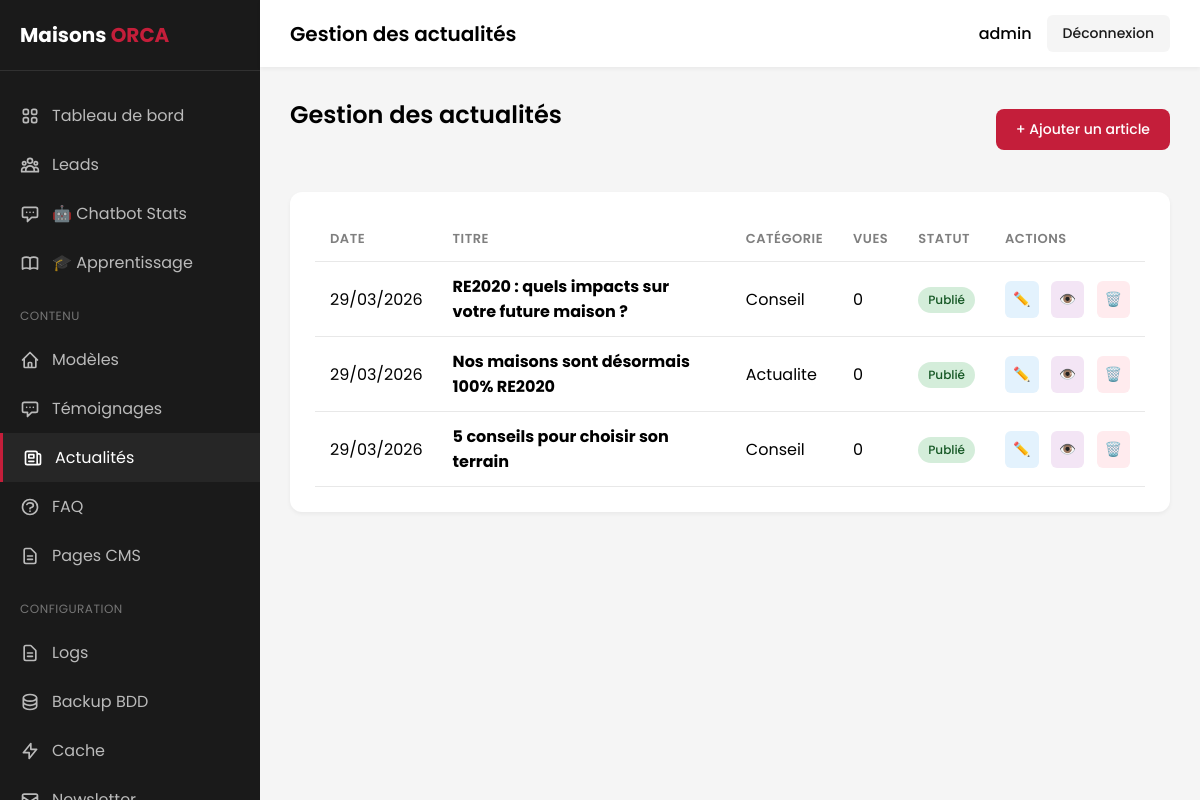
The page /admin/actualites.php (signed in) on the database its author committed.
### tables this page shows
CREATE TABLE actualites (
    id INT PRIMARY KEY AUTO_INCREMENT,
    titre VARCHAR(255) NOT NULL,
    slug VARCHAR(255) NOT NULL UNIQUE,
    extrait TEXT,
    contenu LONGTEXT,
    image VARCHAR(255),
    categorie ENUM('actualite', 'conseil', 'temoignage', 'promo') DEFAULT 'actualite',
    is_active BOOLEAN DEFAULT TRUE,
    is_featured BOOLEAN DEFAULT FALSE,
    nb_vues INT DEFAULT 0,
    published_at DATETIME,
    created_at TIMESTAMP DEFAULT CURRENT_TIMESTAMP,
    updated_at TIMESTAMP DEFAULT CURRENT_TIMESTAMP ON UPDATE CURRENT_TIMESTAMP
);

### admin/actualites.php (the view, shortened to what this page needs)
<?php
require_once '../includes/config.php';
$page_title = 'Gestion des actualités';
$actualites = $pdo->query("SELECT * FROM actualites ORDER BY created_at DESC")->fetchAll();
include 'includes/admin-header.php';
?>
<div class="admin-content">
    <div style="display: flex; justify-content: space-between; align-items: center; margin-bottom: 30px;">
        <h1 class="admin-title">Gestion des actualités</h1>
        <a href="actualite-edit.php" class="btn btn-primary">+ Ajouter un article</a>
    </div>
    <div class="admin-section">
        <table class="admin-table">
            <thead>
                <tr>
                    <th>Date</th>
                    <th>Titre</th>
                    <th>Catégorie</th>
                    <th>Vues</th>
                    <th>Statut</th>
                    <th>Actions</th>
                </tr>
            </thead>
            <tbody>
                <?php foreach ($actualites as $actu): ?>
                <tr>
                    <td><?php echo date('d/m/Y', strtotime($actu['created_at'])); ?></td>
                    <td><strong><?php echo htmlspecialchars($actu['titre']); ?></strong></td>
                    <td><?php echo ucfirst($actu['categorie']); ?></td>
                    <td><?php echo $actu['nb_vues']; ?></td>
                    <td>
                        <?php if ($actu['is_active']): ?>
                        <span class="badge badge-success">Publié</span>
                        <?php else: ?>
                        <span class="badge badge-error">Brouillon</span>
                        <?php endif; ?>
                    </td>
                    <td class="actions-cell">
                        <a href="actualite-edit.php?id=<?php echo $actu['id']; ?>" class="btn-icon" title="Modifier" style="background: #e3f2fd; color: #1976d2;">✏️</a>
                        <a href="../actualite.php?slug=<?php echo $actu['slug']; ?>" target="_blank" class="btn-icon" title="Voir" style="background: #f3e5f5; color: #7b1fa2;">👁️</a>
                        <a href="actualite-delete.php?id=<?php echo $actu['id']; ?>" class="btn-icon" title="Supprimer" style="background: #ffebee; color: #c62828;" onclick="return confirm('Êtes-vous sûr de vouloir supprimer cet article ? Cette action est irréversible.');">🗑️</a>
                    </td>
                </tr>
                <?php endforeach; ?>
            </tbody>
        </table>
    </div>
</div>
<?php include 'includes/admin-footer.php'; ?>

### admin/includes/admin-header.php (shortened to what this page needs)
<?php
$current_page = basename($_SERVER['PHP_SELF'], '.php');
?>
<!DOCTYPE html>
<html lang="fr">
<head>
</head>
<body>
    <div class="admin-wrapper">
        <aside class="admin-sidebar">
            <div class="admin-logo">
                <a href="dashboard.php">Maisons <span>ORCA</span></a>
            </div>
            <nav class="admin-nav">
                <ul>
                    <li><a href="dashboard.php" class="<?php echo $current_page == 'dashboard' ? 'active' : ''; ?>">
                        Tableau de bord
                    </a></li>
                    <li><a href="leads.php" class="<?php echo $current_page == 'leads' || $current_page == 'lead-view' ? 'active' : ''; ?>">
                        Leads
                    </a></li>
                    <li><a href="chatbot.php" class="<?php echo $current_page == 'chatbot' || $current_page == 'chatbot-view' ? 'active' : ''; ?>">
                        <svg fill="none" stroke="currentColor" viewBox="0 0 24 24"><path stroke-linecap="round" stroke-linejoin="round" stroke-width="2" d="M8 10h.01M12 10h.01M16 10h.01M9 16H5a2 2 0 01-2-2V6a2 2 0 012-2h14a2 2 0 012 2v8a2 2 0 01-2 2h-5l-5 5v-5z"/></svg>
                        🤖 Chatbot Stats
                    </a></li>
                    <li><a href="chatbot-intentions.php" class="<?php echo $current_page == 'chatbot-intentions' ? 'active' : ''; ?>">
                        🎓 Apprentissage
                    </a></li>
                    <li class="admin-nav-section">Contenu</li>
                    <li><a href="modeles.php" class="<?php echo $current_page == 'modeles' ? 'active' : ''; ?>">
                        <svg fill="none" stroke="currentColor" viewBox="0 0 24 24"><path stroke-linecap="round" stroke-linejoin="round" stroke-width="2" d="M3 12l2-2m0 0l7-7 7 7M5 10v10a1 1 0 001 1h3m10-11l2 2m-2-2v10a1 1 0 01-1 1h-3m-6 0a1 1 0 001-1v-4a1 1 0 011-1h2a1 1 0 011 1v4a1 1 0 001 1m-6 0h6"/></svg>
                        Modèles
                    </a></li>
                    <li><a href="temoignages.php" class="<?php echo $current_page == 'temoignages' ? 'active' : ''; ?>">
                        <svg fill="none" stroke="currentColor" viewBox="0 0 24 24"><path stroke-linecap="round" stroke-linejoin="round" stroke-width="2" d="M8 10h.01M12 10h.01M16 10h.01M9 16H5a2 2 0 01-2-2V6a2 2 0 012-2h14a2 2 0 012 2v8a2 2 0 01-2 2h-5l-5 5v-5z"/></svg>
                        Témoignages
                    </a></li>
                    <li><a href="actualites.php" class="<?php echo $current_page == 'actualites' ? 'active' : ''; ?>">
                        <svg fill="none" stroke="currentColor" viewBox="0 0 24 24"><path stroke-linecap="round" stroke-linejoin="round" stroke-width="2" d="M19 20H5a2 2 0 01-2-2V6a2 2 0 012-2h10a2 2 0 012 2v1m2 13a2 2 0 01-2-2V7m2 13a2 2 0 002-2V9a2 2 0 00-2-2h-2m-4-3H9M7 16h6M7 8h6v4H7V8z"/></svg>
                        Actualités
                    </a></li>
                    <li><a href="faq.php" class="<?php echo $current_page == 'faq' ? 'active' : ''; ?>">
                        <svg fill="none" stroke="currentColor" viewBox="0 0 24 24"><path stroke-linecap="round" stroke-linejoin="round" stroke-width="2" d="M8.228 9c.549-1.165 2.03-2 3.772-2 2.21 0 4 1.343 4 3 0 1.4-1.278 2.575-3.006 2.907-.542.104-.994.54-.994 1.093m0 3h.01M21 12a9 9 0 11-18 0 9 9 0 0118 0z"/></svg>
                        FAQ
                    </a></li>
                    <li><a href="pages.php" class="<?php echo $current_page == 'pages' || $current_page == 'page-edit' ? 'active' : ''; ?>">
                        <svg fill="none" stroke="currentColor" viewBox="0 0 24 24"><path stroke-linecap="round" stroke-linejoin="round" stroke-width="2" d="M9 12h6m-6 4h6m2 5H7a2 2 0 01-2-2V5a2 2 0 012-2h5.586a1 1 0 01.707.293l5.414 5.414a1 1 0 01.293.707V19a2 2 0 01-2 2z"/></svg>
                        Pages CMS
                    </a></li>
                    <li class="admin-nav-section">Configuration</li>
                    <li><a href="logs.php" class="<?php echo $current_page == 'logs' ? 'active' : ''; ?>">
                        <svg fill="none" stroke="currentColor" viewBox="0 0 24 24"><path stroke-linecap="round" stroke-linejoin="round" stroke-width="2" d="M9 12h6m-6 4h6m2 5H7a2 2 0 01-2-2V5a2 2 0 012-2h5.586a1 1 0 01.707.293l5.414 5.414a1 1 0 01.293.707V19a2 2 0 01-2 2z"/></svg>
                        Logs
                    </a></li>
                    <li><a href="backup.php" class="<?php echo $current_page == 'backup' ? 'active' : ''; ?>">
                        <svg fill="none" stroke="currentColor" viewBox="0 0 24 24"><path stroke-linecap="round" stroke-linejoin="round" stroke-width="2" d="M4 7v10c0 2.21 3.582 4 8 4s8-1.79 8-4V7M4 7c0 2.21 3.582 4 8 4s8-1.79 8-4M4 7c0-2.21 3.582-4 8-4s8 1.79 8 4m0 5c0 2.21-3.582 4-8 4s-8-1.79-8-4"/></svg>
                        Backup BDD
                    </a></li>
                    <li><a href="cache.php" class="<?php echo $current_page == 'cache' ? 'active' : ''; ?>">
                        <svg fill="none" stroke="currentColor" viewBox="0 0 24 24"><path stroke-linecap="round" stroke-linejoin="round" stroke-width="2" d="M13 10V3L4 14h7v7l9-11h-7z"/></svg>
                        Cache
                    </a></li>
                    <li><a href="newsletter.php" class="<?php echo $current_page == 'newsletter' ? 'active' : ''; ?>">
                        <svg fill="none" stroke="currentColor" viewBox="0 0 24 24"><path stroke-linecap="round" stroke-linejoin="round" stroke-width="2" d="M3 8l7.89 5.26a2 2 0 002.22 0L21 8M5 19h14a2 2 0 002-2V7a2 2 0 00-2-2H5a2 2 0 00-2 2v10a2 2 0 002 2z"/></svg>
                    </a></li>
                </ul>
            </nav>
        </aside>
        <main class="admin-main">
            <header class="admin-header">
                <h1 class="admin-header-title"><?php echo isset($page_title) ? $page_title : 'Administration'; ?></h1>
                <div class="admin-user">
                    <span class="admin-user-name"><?php echo $_SESSION['admin_username']; ?></span>
                    <a href="logout.php" class="btn-logout">Déconnexion</a>
                </div>
            </header>

### admin/includes/admin-footer.php (shortened to what this page needs)
        </main>
    </div>
</body>
</html>

### admin/includes/admin-header.php (style rules this page uses)
:root { --color-primary: #C41E3A; --color-primary-dark: #9A1830; --color-dark: #1A1A1A; --color-gray: #7F7F7F; --color-gray-light: #E8E8E8; --color-gray-lighter: #F5F5F5; --color-white: #FFFFFF; --color-success: #27AE60; --color-warning: #F39C12; --color-error: #E74C3C; }
* { box-sizing: border-box; margin: 0; padding: 0; }
body { font-family: 'Poppins', sans-serif; background: var(--color-gray-lighter); min-height: 100vh; }
.admin-wrapper { display: flex; min-height: 100vh; }
.admin-sidebar { width: 260px; background: var(--color-dark); color: var(--color-white); position: fixed; height: 100vh; overflow-y: auto; }
.admin-logo { padding: 20px; border-bottom: 1px solid rgba(255,255,255,0.1); }
.admin-logo a { color: var(--color-white); text-decoration: none; font-size: 20px; font-weight: 700; }
.admin-logo a span { color: var(--color-primary); }
.admin-nav { padding: 20px 0; }
.admin-nav ul { list-style: none; }
.admin-nav li a { display: flex; align-items: center; gap: 12px; padding: 12px 20px; color: rgba(255,255,255,0.7); text-decoration: none; transition: all 0.2s; }
.admin-nav li a:hover, .admin-nav li a.active { color: var(--color-white); background: rgba(255,255,255,0.05); border-left: 3px solid var(--color-primary); }
.admin-nav li a svg { width: 20px; height: 20px; }
.admin-nav-section { padding: 10px 20px; font-size: 12px; text-transform: uppercase; letter-spacing: 0.5px; color: rgba(255,255,255,0.4); margin-top: 10px; }
.admin-main { flex: 1; margin-left: 260px; }
.admin-header { background: var(--color-white); padding: 15px 30px; display: flex; justify-content: space-between; align-items: center; box-shadow: 0 2px 4px rgba(0,0,0,0.05); position: sticky; top: 0; z-index: 100; }
.admin-header-title { font-size: 20px; font-weight: 600; }
.admin-user { display: flex; align-items: center; gap: 15px; }
.admin-user-name { font-weight: 500; }
.btn-logout { padding: 8px 16px; background: var(--color-gray-lighter); color: var(--color-dark); text-decoration: none; border-radius: 6px; font-size: 14px; font-weight: 500; }
.admin-content { padding: 30px; }
.admin-title { font-size: 24px; font-weight: 600; margin-bottom: 30px; }
.admin-section { background: var(--color-white); border-radius: 12px; padding: 25px; margin-bottom: 30px; box-shadow: 0 2px 4px rgba(0,0,0,0.05); }
.btn { display: inline-flex; align-items: center; gap: 8px; padding: 10px 20px; border-radius: 8px; font-size: 14px; font-weight: 500; text-decoration: none; cursor: pointer; border: none; transition: all 0.2s; }
.btn-primary { background: var(--color-primary); color: var(--color-white); }
.btn-icon { padding: 8px; border-radius: 6px; font-size: 14px; text-decoration: none; display: inline-flex; align-items: center; justify-content: center; transition: all 0.2s; }
.actions-cell { white-space: nowrap; width: 1%; }
.actions-cell .btn-icon + .btn-icon { margin-left: 8px; }
.admin-table { width: 100%; border-collapse: collapse; }
.admin-table th, .admin-table td { padding: 12px 15px; text-align: left; border-bottom: 1px solid var(--color-gray-light); }
.admin-table th { font-weight: 600; color: var(--color-gray); font-size: 13px; text-transform: uppercase; letter-spacing: 0.5px; }
.badge { display: inline-block; padding: 4px 10px; border-radius: 20px; font-size: 12px; font-weight: 500; }
.badge-success { background: #D4EDDA; color: #155724; }

### rows shown on the page
actualites: created_at "29/03/2026", titre "RE2020 : quels impacts sur votre future maison ?", categorie "Conseil", nb_vues "0", is_active "Publié"
actualites: created_at "29/03/2026", titre "Nos maisons sont désormais 100% RE2020", categorie "Actualite", nb_vues "0", is_active "Publié"
actualites: created_at "29/03/2026", titre "5 conseils pour choisir son terrain", categorie "Conseil", nb_vues "0", is_active "Publié"

### other values the page prints
$page_title "Gestion des actualités"
$_SESSION['admin_username'] "admin"
